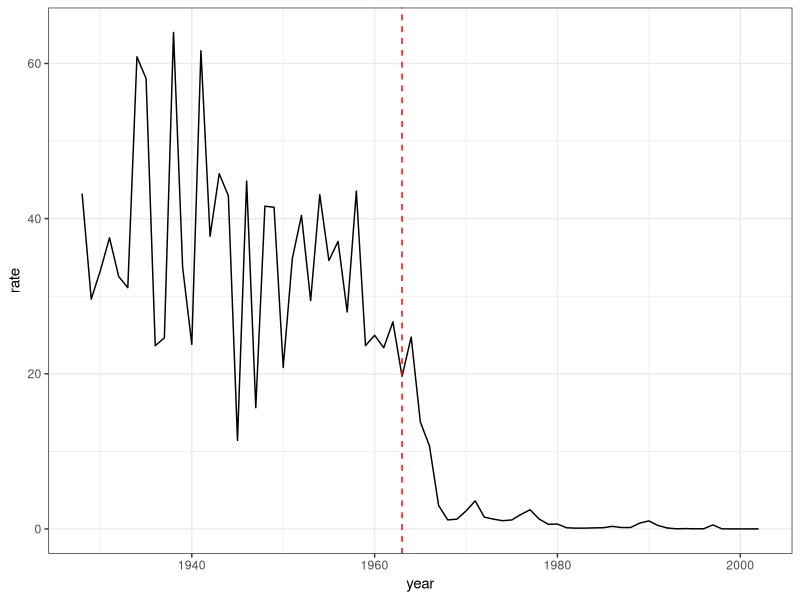
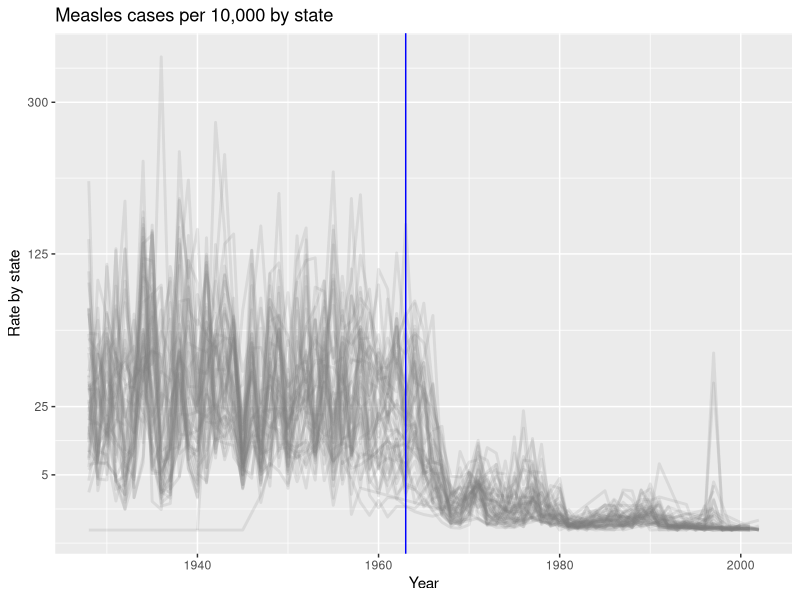
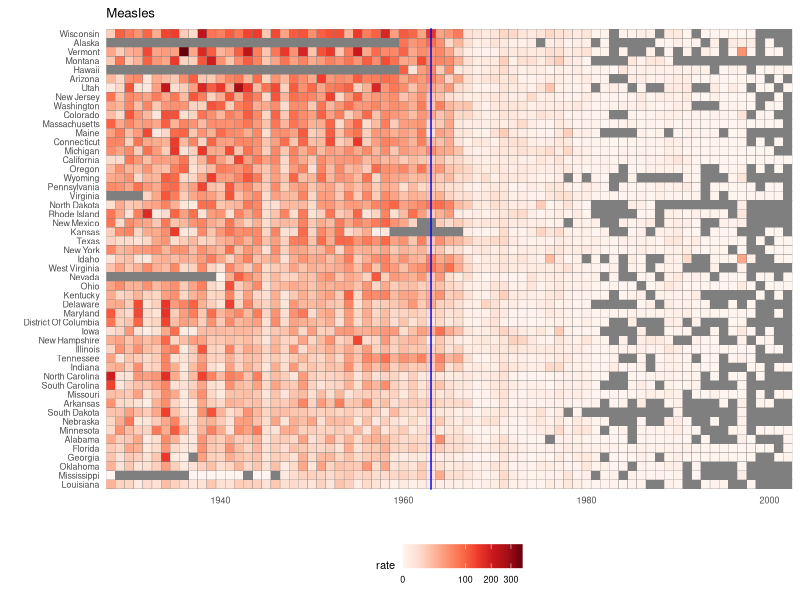

Source code (R) for these figures, in order:
## ---- chunk 1

#| load necessary R packages and proceed with fetching the available data

library(tidyverse)
library(dslabs)
library(RColorBrewer)

avg <- us_contagious_diseases |>
  filter(!state %in% c("Hawaii","Alaska") & disease == "Measles" & weeks_reporting > 0) |>
  group_by(year) |>
  summarize(rate = sum(count / weeks_reporting * 52, na.rm=TRUE) / sum(population) * 10000)

head(avg,2)

## ---- chunk 2

#| vaccine introduction year = 1963  
avg |> ggplot(aes(year, rate)) + geom_line()  + geom_vline(xintercept = 1963, linetype = "dashed", color = "red")+ labs() + theme_bw()


## ---- chunk 3

us_contagious_diseases |> filter(!state %in% c("Hawaii","Alaska") & disease == "Measles" & weeks_reporting > 0) |> 
mutate(rate = count / population * 10000 * 52 / weeks_reporting) |> 
mutate(state = reorder(state, ifelse(year <= 1963, rate, NA), median, na.rm = TRUE)) |>
filter(!is.na(rate)) |> ggplot() + geom_line(aes(year, rate, group = state),  color = "grey50", 
show.legend = FALSE, alpha = 0.16, linewidth = 1) +
scale_y_continuous(trans = "sqrt", breaks = c(5, 25, 125, 300)) + ggtitle("Measles cases per 10,000 by state") + xlab("Year") + ylab("Rate by state") + 
geom_vline(xintercept = 1963, col = "blue")


## ---- chunk 4

library(RColorBrewer)
reds <- RColorBrewer::brewer.pal(9, "Reds")

us_contagious_diseases |> filter(disease == "Measles") |> 
  mutate(rate = count / population * 10000 * 52 / weeks_reporting) |> 
  mutate(state = reorder(state, ifelse(year <= 1963, rate, NA), median, na.rm = TRUE)) |>
  ggplot(aes(year, state, fill = rate)) +
  geom_tile(color = "grey50") +
  scale_x_continuous(expand = c(0,0)) +
  scale_fill_gradientn(colors = brewer.pal(9, "Reds"), trans = "sqrt") +
  geom_vline(xintercept = 1963, col = "blue") +
  theme_minimal() +  
  theme(panel.grid = element_blank(), 
        legend.position = "bottom", 
        text = element_text(size = 8)) +
  labs(title = "Measles", x = "", y = "")
